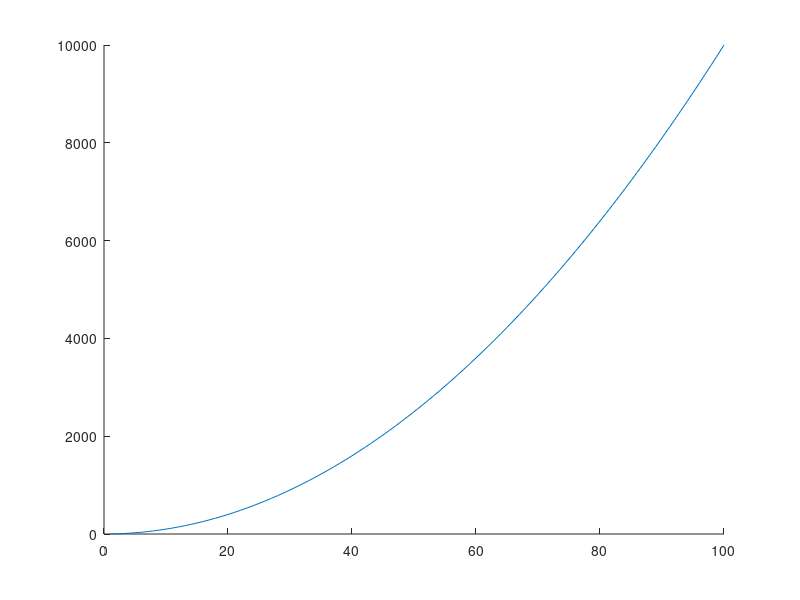

MATLAB code to generate this figure: (Note: this script raises an error after producing the figure.)
%% |ntitle| documentation
% |ntitle| places a title within a plot instead of on top of it. 
% 
% <CDT_Contents.html Back to Climate Data Tools Contents>. 
%% Syntax 
% 
%  ntitle(txt)
%  ntitle(...,'location',InsetLocation) 
%  ntitle(...,Name,Value)
%  ntitle(...,'pad',false)
%  h = ntitle(...)
% 
%% Description 
% 
% |ntitle(txt)| adds the specified title |txt| to the current axes. 
% 
% |ntitle(...,'location',InsetLocation)| sets the title location as 
% 
% * |'north'| (default) 
% * |'northwest'| or |'nw'| upper left
% * |'northeast'| or |'ne'| upper right
% * |'east'| or |'e'| left
% * |'center'| or |'c'| middle
% * |'west'| or |'w'| right
% * |'southwest'| or |'sw'| lower left
% * |'south'| or |'s'| bottom center
% * |'southeast'| or |'sw'| lower right
% 
% |ntitle(...,Name,Value)| specifies any text properties such as color, fontsize, 
% etc. 
% 
% |ntitle(...,'pad',false)| turns off the default behavior of offsetting text 
% from each side by one space. By default, one space is placed between axis 
% edges and text. 
% 
% |h = ntitle(...)| returns a handle |h| of the title text. 
% 
%% Example 1
% Make a simple plot and title it: 

plot((1:100).^2)
box off

ntitle 'my title!'

%% Example 2
% Here's a letter a. just like you'd see when multiple panels in a published
% figure are labeled with letters: 

ntitle('a','location','nw')

%% Example 3: 
% Place large, bold red text in the bottom right corner: 

ntitle('this text is big, bold, and red!',...
   'location','se',...
   'color','r',...
   'fontweight','bold',...
   'fontsize',20)

%% Author Info
% This function is part of the <http://www.github.com/chadagreene/CDT Climate Data Toolbox for Matlab>.
% The function and supporting documentation were written by Chad A. Greene
% of the University of Texas at Austin. 